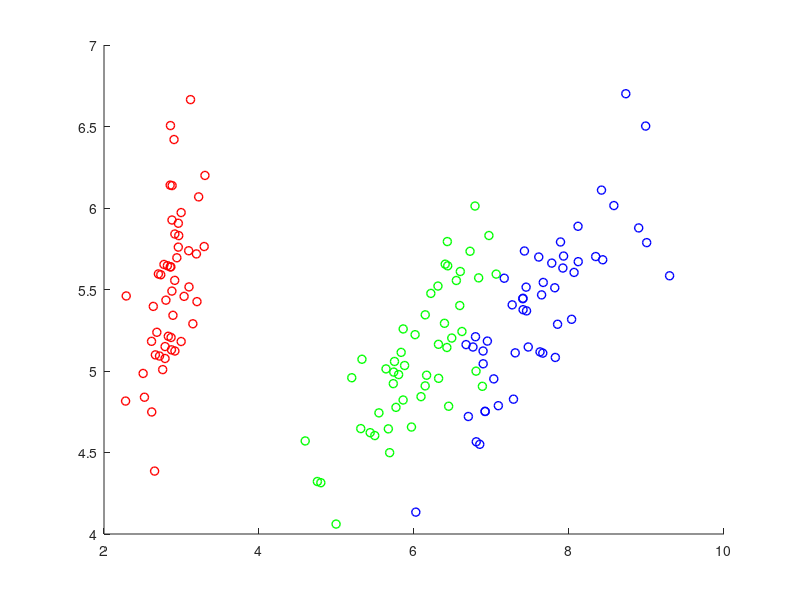
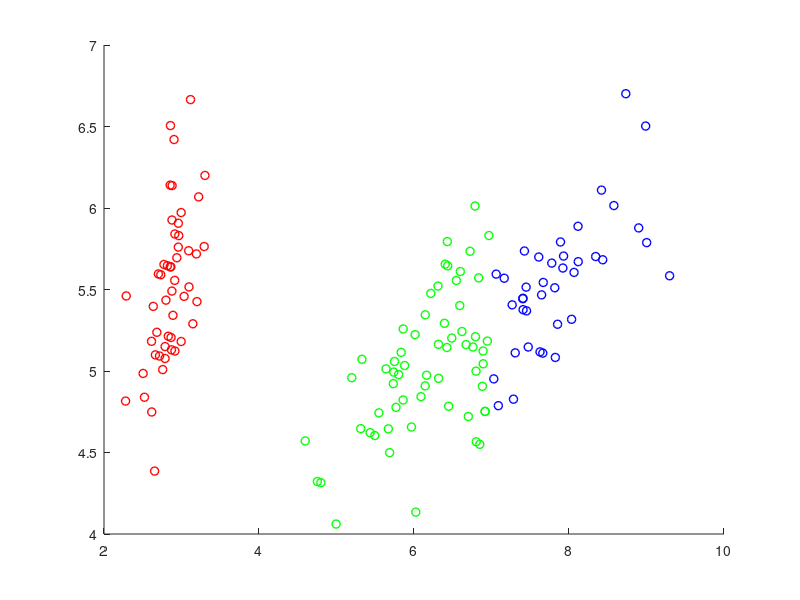
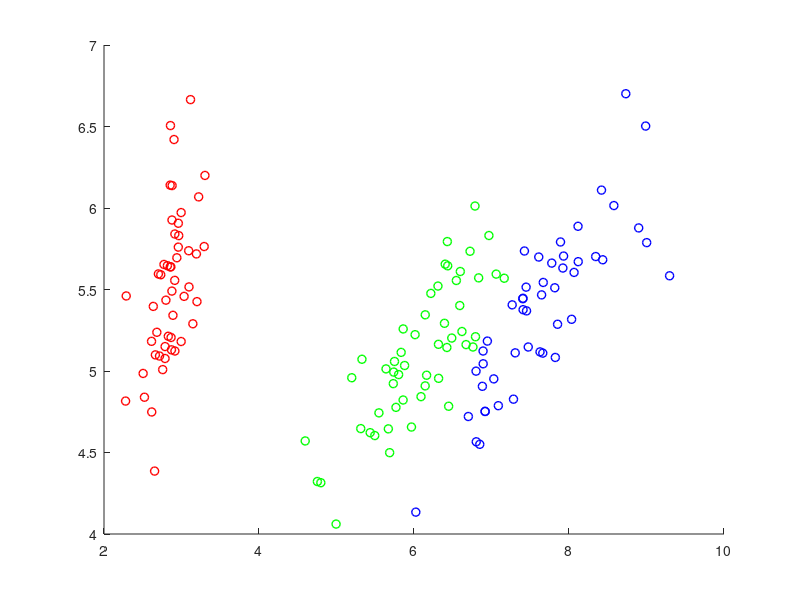

MATLAB code to generate these figures, in order:
% Compute the Principle Components of a dataset using principle components
% analysis (PCA) and then use try and use Gaussian Mixture Models to
% classify the data sets.
clear;
fi=fopen('data/irises.dat','r');
dat=fscanf(fi,'%f ',Inf);
fclose(fi);
dat_size=[12 50];
dat=reshape(dat,dat_size);
dat=dat';
I1=dat(:,1:4);
I2=dat(:,5:8);
I3=dat(:,9:12);
I=[I1;I2;I3];
% The true classification of each datum
c=[ 1*ones(dat_size(1),1);
    2*ones(dat_size(1),1);
    3*ones(dat_size(1),1); ];
% compute principle components
S=cov(I);
[V,L]=eig(S);
[l,li]=sort(diag(L),'descend');
V=V(:,li);
% the PCs
Y1=I1*V;
Y2=I2*V;
Y3=I3*V;
Y=I*V;
newplot(figure(1));
figure(1);
hold on;
h=scatter(Y1(:,1),Y1(:,2),[],'r');
set(h,'linewidth',1);
h=scatter(Y2(:,1),Y2(:,2),[],'g');
set(h,'linewidth',1);
h=scatter(Y3(:,1),Y3(:,2),[],'b');
set(h,'linewidth',1);
hold off;
% The EM algorithm to try and categorize the PCs into the correct groups.
% First we try with the 1st PC only
y=Y(:,1);
% Initial guesses
mu=[3,6,8];
sig=[1,1,1];
W=[1,1,1]/3;
B=2;
for b=1:B
    % Compute the probability y_n is from distribution k
    P_k=(sig*sqrt(2*pi)).^(-1).*exp(-((y-mu).^2)./(2*sig.^2)).*W;
    P_k=P_k./sum(P_k,2);
    % Recompute weights
    mu_old=mu;
    sig_old=sig;
    W_old=W;
    W=sum(P_k,1)/size(P_k,1);
    mu=sum(y.*P_k,1)./sum(P_k,1);
    sig=sum(((y-mu).^2).*P_k,1)./sum(P_k,1);
    hlt=sum(abs(1 - [mu sig W]./[mu_old sig_old W_old]))...
            /(length(W)+length(mu)+length(sig));
    if (hlt < 0.01)
        break;
    end
end
[m,mi]=max(P_k,[],2);
newplot(figure(2));
figure(2)
hold on;
h=scatter(Y(find(mi==1),1),Y(find(mi==1),2),[],'r');
set(h,'linewidth',1);
h=scatter(Y(find(mi==2),1),Y(find(mi==2),2),[],'g');
set(h,'linewidth',1);
h=scatter(Y(find(mi==3),1),Y(find(mi==3),2),[],'b');
set(h,'linewidth',1);
hold off;
% Now we try with the first 2 components
y2=Y(:,1:2);
mu2=[
    3 6 8;
    5.5 5 5.75;
];
sig2=zeros(2,2,3);
sig2(:,:,1)=eye(2);
sig2(:,:,2)=eye(2);
sig2(:,:,3)=eye(2);
W2=[1 1 1]/3;
B=10;
P_k2=zeros(size(y2,1),3);
for b=1:B
    for _k=1:3
        P_k2(:,_k)=((2*pi)^2*det(sig2(:,:,_k)))^(-1)...
            * exp(-0.5*sum((y2-mu2(:,_k)')'.*((sig2(:,:,_k)^(-1))*(y2-mu2(:,_k)')'),1)');
    end
    P_k2=P_k2./sum(P_k2,2);
    mu2_old=mu2;
    sig2_old=sig2;
    W2_old=W2;
    W2=sum(P_k2,1)/size(P_k2,1);
    for _k=1:3
        mu2(:,_k)=(sum(y2.*P_k2(:,_k),1)./sum(P_k2(:,_k),1))';
        sig2(:,:,_k)=((y2-mu2(:,_k)').*P_k2(:,_k))'*(y2-mu2(:,_k)')./sum(P_k2(:,_k));
    end
end
[m2,mi2]=max(P_k2,[],2);
newplot(figure(3));
figure(3)
hold on;
h=scatter(Y(find(mi2==1),1),Y(find(mi2==1),2),[],'r');
set(h,'linewidth',1);
h=scatter(Y(find(mi2==2),1),Y(find(mi2==2),2),[],'g');
set(h,'linewidth',1);
h=scatter(Y(find(mi2==3),1),Y(find(mi2==3),2),[],'b');
set(h,'linewidth',1);
hold off;
